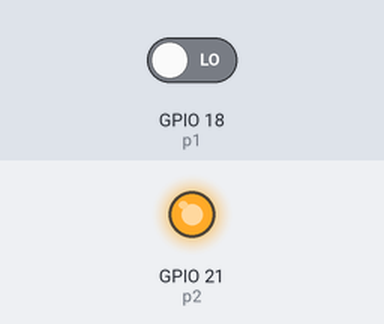
A program run on a simulated ESP32 board running MicroPython. On the bench: output pins drawn as LEDs (lit = HIGH). Inputs (shaded band) come from the test bench; at power-on: GPIO 18 (p1) LOW. The board's own WiFi access point starts at once; what the program prints to the serial console is not drawn.

Above: at 1.3 s.
1.4 s: GPIO 18 (p1) driven HIGH
At 1.9 s:
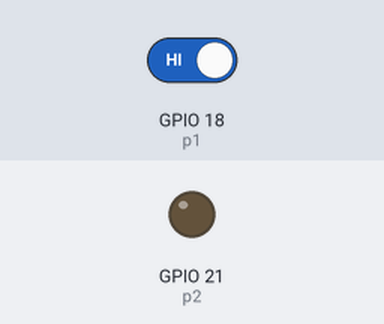
2.9 s: GPIO 18 (p1) driven LOW
At 4.3 s:
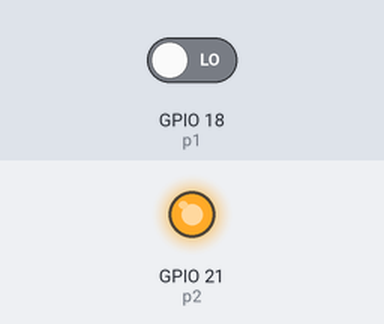
Timing chart, 0 to 5.9 s (numbered marks = the images above; inputs shaded):
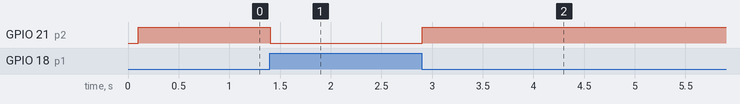

The program:

main_result.py
```python
from machine import  Pin, Timer
import  time


import network
try:
  import usocket as socket
except:
  import socket

ap = network.WLAN(network.AP_IF) # create access-point interface

ap.config(essid='Geiger') # set the SSID of the access point
ap.config(max_clients=10) # set how many clients can connect to the network
ap.active(True) # activate the interface

while ap.active() == False:
  pass

print('Connection successful')
print(ap.ifconfig())

def web_page():
  html = """<html><head><meta name="viewport" content="width=device-width, initial-scale=1"></head>
  <body><h1>radiation level is: """ + str(radiation) + """</h1></body></html>"""
  return html

s = socket.socket(socket.AF_INET, socket.SOCK_STREAM)
s.bind(('', 80))
s.listen(5)


p1 = Pin(18, Pin.IN)
p2 = Pin(21, Pin.OUT)


def impulse():
    p2.value(0)
    time.sleep_ms(100)
    p2.value(1)

def Radiation(x):
    global radiation
    global count
    if p1.value()==1:
        radiation = count/(radiation + time.ticks_ms())
        impulse()
        count += 1


tim = Timer(-1)
start = time.ticks_ms()
impulse()
radiation = 0
start = 0
count = 1
tim.init(period=100, mode=Timer.PERIODIC, callback=Radiation)
while True:
    time.sleep_ms(100)
    conn, addr = s.accept()
    print('Got a connection from %s' % str(addr))
    request = conn.recv(1024)
    print('Content = %s' % str(request))
    response = web_page()
    conn.send(response)
    conn.close()
    radiation += 1
```

Measured:
- after the input at 1.4 s, GPIO 21 (p2): HIGH → LOW at once
- after the input at 2.9 s, GPIO 21 (p2): LOW → HIGH at once
